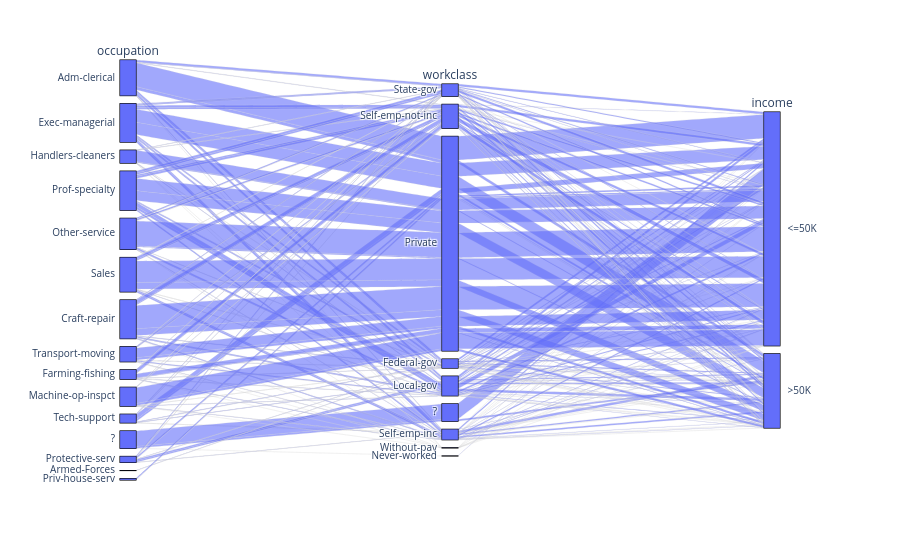

The code cell stored with this chart in its notebook:
### Code cell
grafico = px.parallel_categories(df_census, dimensions=['occupation', 'workclass', 'income'])
grafico.show()

### Figure 1 — Plotly figure (JSON) as saved in the notebook; plotly's stock layout.template omitted (floating-point values rounded to 4 significant figures; data arrays with more than 128 entries replaced by an {"elided": "..."} marker saying what was removed)
{"data": [{"dimensions": [{"label": "occupation", "values": {"elided": "32561 str values"}}, {"label": "workclass", "values": {"elided": "32561 str values"}}, {"label": "income", "values": {"elided": "32561 str values"}}], "domain": {"x": [0, 1], "y": [0, 1]}, "name": "", "type": "parcats"}], "layout": {"legend": {"tracegroupgap": 0}, "margin": {"t": 60}}}
